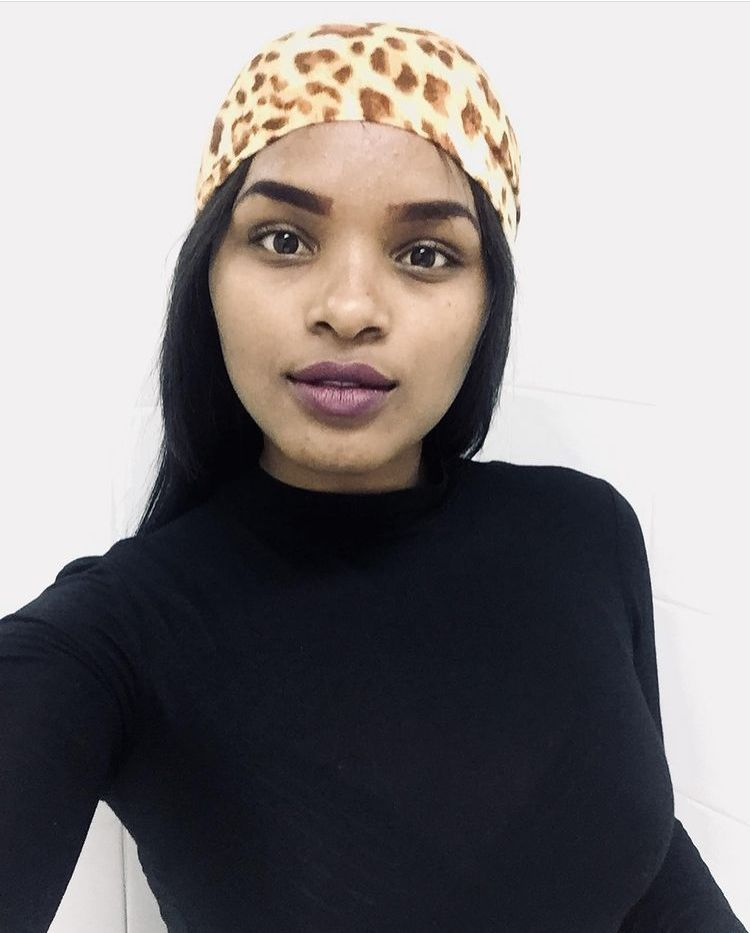
#> input picture Leeuw.JPG, 750 x 933 px, found by its file name
$ jupyter execute 'Convolutions .ipynb'   (shell and % lines are left out)
#> lines starting #> are read from the running program, lines starting #| are printed output that depends on the picture; after the words box and inside, x2 and y2 are one past the last pixel; in counts of white or black regions, pixels touching at a corner belong together
### Michelle Leeuw

I had fun recreating one of the hands-on lab sessions of IBM:MLO120EN DEEP LEARNING WITH TENSORFLOW Course. Can be accessed through Cognitive Class.

### Understanding and coding with Python

###### Covolution: 1D operation with Python (Numpy\Scipy)

<h4>Mathematical notation</h4>
In this first example, we will use the pure mathematical notation. Here we have a one dimensional convolution operation. Lets say h is our image and x is our kernel:

x\[i] = { 3, 4, 5 }\
h\[i] = { 2, 1, 0 }

where i = index

To use the convolution operation between the two arrays try the code below to see how easy it is to do in Python.

[cell 1]
import numpy as np

h = [2, 1, 0]
x = [3, 4, 5]

y = np.convolve(x,h)

sliding x window over h:

<ul>
    <li>6  = 2 * 3 :
        $
        \begin{bmatrix}
             3 & 4 & 5 \\\\
        \end{bmatrix}
        \\\\
        \begin{bmatrix}
             2 & 0 & 0 \\\\
        \end{bmatrix}
        $
    </li>
    <li>11 = 1 * 3 + 2 * 4 :
        $
        \begin{bmatrix}
             3 & 4 & 5 \\\\
        \end{bmatrix}
        \\\\
        \begin{bmatrix}
             1 & 2 & 0 \\\\
        \end{bmatrix}
        $
    </li>
    <li>14 = 0 * 3 + 1 * 4 + 2 * 5 :
        $
        \begin{bmatrix}
             3 & 4 & 5 \\\\
        \end{bmatrix}
        \\\\
        \begin{bmatrix}
             0 & 1 & 2 \\\\
        \end{bmatrix}
        $
    </li>
    <li>5  = 0 * 4 + 1 * 5 :
        $
        \begin{bmatrix}
             3 & 4 & 5 \\\\
        \end{bmatrix}
        \\\\
        \begin{bmatrix}
             0 & 0 & 1 \\\\
        \end{bmatrix}
        $
    </li>
    <li>0  = 0 * 5 :
        $
        \begin{bmatrix}
             3 & 4 & 5 \\\\
        \end{bmatrix}
        \\\\
        \begin{bmatrix}
             0 & 0 & 0 \\\\
        \end{bmatrix}
        $
    </li>
</ul>

[cell 2]
print("Compare with the following values from Python: y[0] = {0} ; y[1] = {1}; y[2] = {2}; y[3] = {3}; y[4] = {4}".format(y[0], y[1], y[2], y[3], y[4]))

There are three methods to apply kernel on the matrix, <b>with padding (full)</b>, <b>with padding(same)</b> and <b>without padding(valid)</b>:

</h3>1) Visually understanding the operation with padding (full)</h3>

Lets think of the kernel as a sliding window. We have to come with the solution of padding zeros on the input array. This is a very famous implementation and will be easier to show how it works with a simple example, consider this case:

x\[i] = \[6,2]\
h\[i] = \[1,2,5,4]

Using the zero padding, we can calculate the convolution.

You have to invert the filter x, otherwise the operation would be cross-correlation.
First step, (now with zero padding):

[cell 3]
x =[6, 2]
h = [1, 2, 5, 4]

y = np.convolve(x, h, "full") #
y

[cell 4]
x = [6, 2]
h = [1, 2, 5, 4]

y = np.convolve(x, h, "same")  # it is same as zero padding, but with returns an ouput with the same length as max of x or h
y

[cell 5]
import numpy as np

x = [6, 2]
h = [1, 2, 5, 4]

y = np.convolve(x, h, "valid")   # valid returns output of length max(x, h) - min(x, h) + 1, this is to ensure that values outside of the boundary of
                                # h will not be used in the calculation of the convolution
                                # in the next example we will understand why we used the argument valid
y

[cell 6]
import numpy as np
import matplotlib.pyplot as plt
from scipy import signal
from scipy import misc
from PIL import Image

im = Image.open("leeuw.jpg")  #used my own image
#> im is the input picture: PIL image 750x933 RGB; mean R, G, B 135.1, 130.7, 131.2

image_gr = im.convert('L')    # convert("L") translate color images into black and white
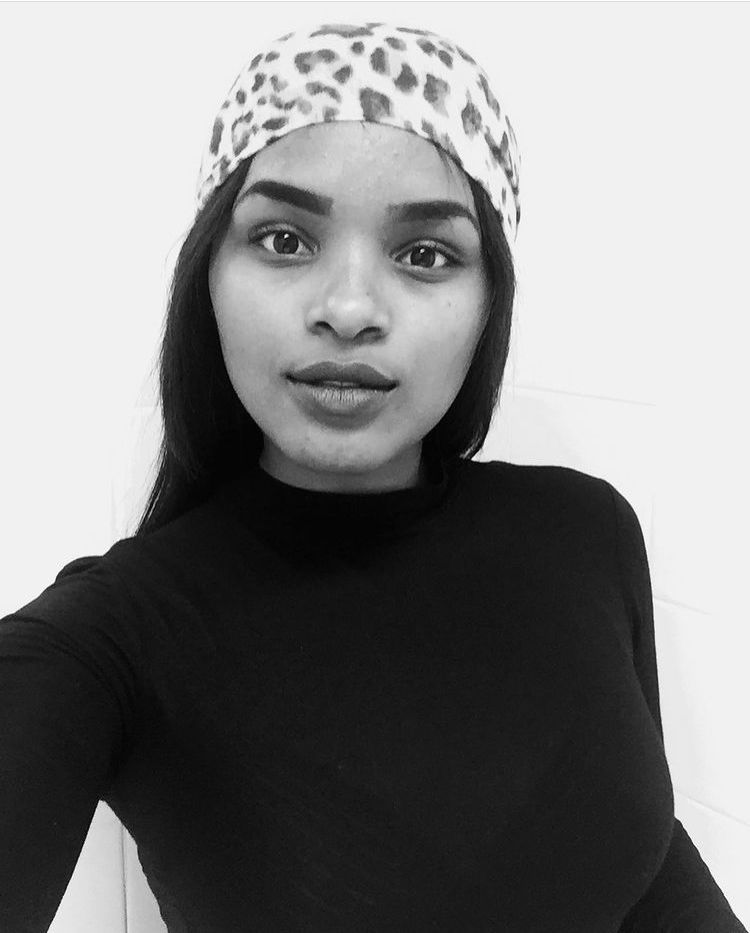
#> image_gr: PIL image 750x933 L; min 0, max 255, mean 132.1
                              # uses the ITU-R 601-2 Luma transform (there are several
                              # ways to convert an image to grey scale)

print('\n Original type: %r \n\n' % image_gr)
#|  Original type: <PIL.Image.Image image mode=L size=750x933 at 0x7F17D0BD58D0>

#convert image to a matrix with values from o to 255 (unit8)
arr = np.asarray(image_gr)
print("After converion to numerical representation: \n\n %r" % arr)
#> (printed output is left out)
####Activationg matplotlib for Ipython

### Plot image

imgplot = plt.imshow(arr)
imgplot.set_cmap("gray")  # you can experiment different colormaps(grey, winter, autumn)
print("\n Input image coverted to grey scale: \n")
plt.show(imgplot)

[cell 7]
kernel = np.array([[ 0, 1, 0],
                   [ 1,-4, 1],
                   [ 0, 1, 0],])

grad = signal.convolve2d(arr, kernel, mode='same', boundary='symm')
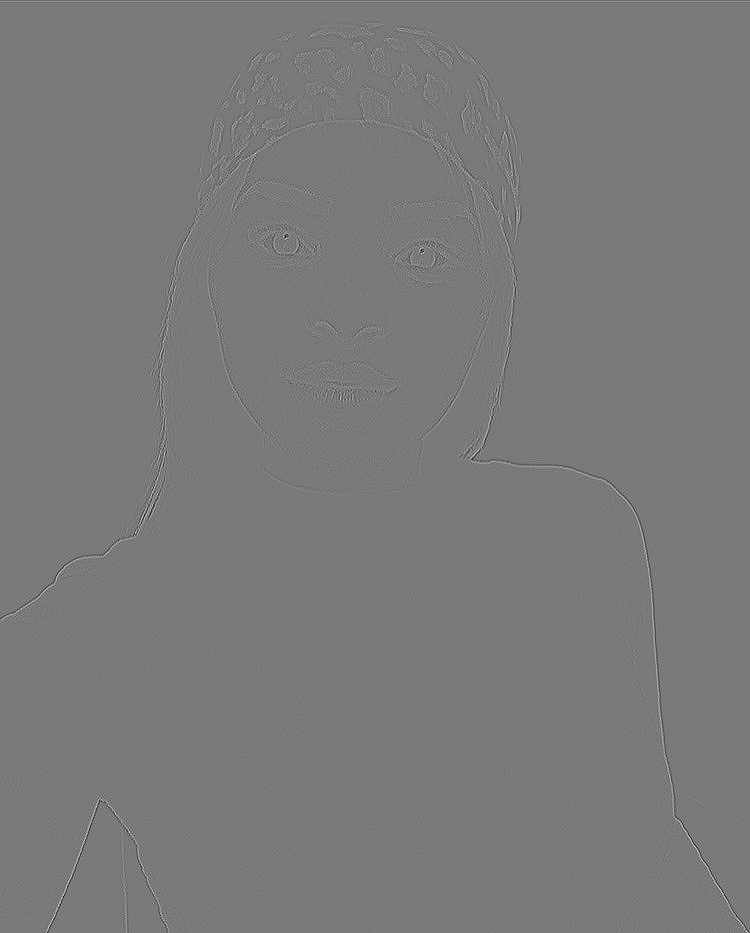
#> grad: shape (933, 750) int64; min -331, max 360, mean 0; drawn with min black and max white

[cell 8]
print('GRADIENT MAGNITUDE - Feature map')

fig, aux = plt.subplots(figsize=(10,10))
aux.imshow(np.absolute(grad), cmap = 'gray')
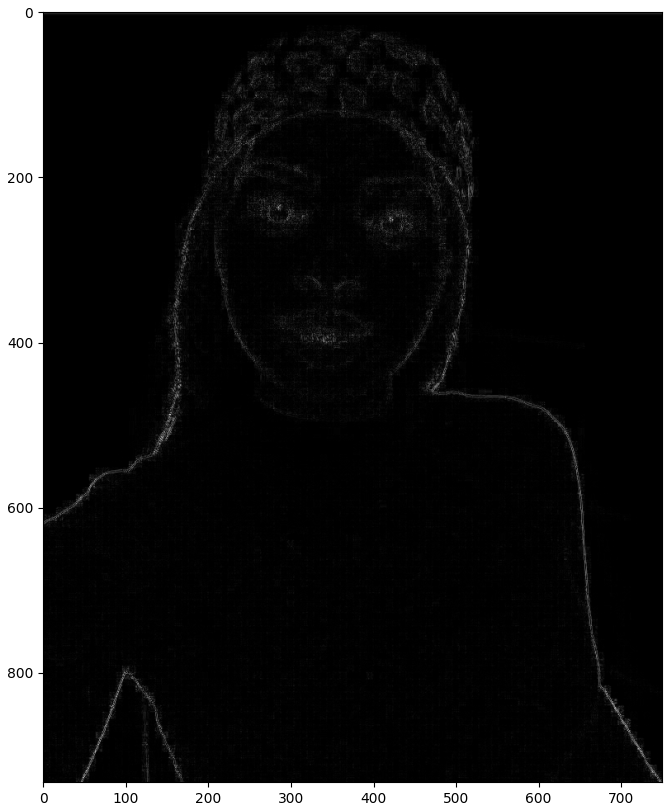
#> figure drawn by matplotlib, 1 panel

[cell 9]
type(grad)

grad_biases = np.absolute(grad) + 100
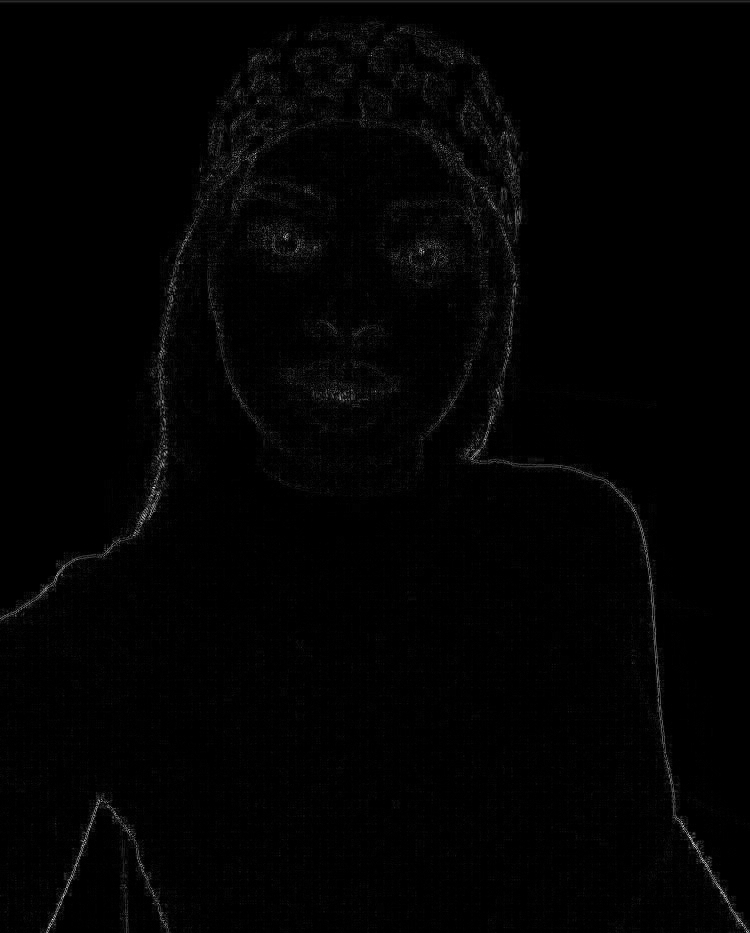
#> grad_biases: shape (933, 750) int64; min 100, max 460, mean 104.4; drawn with min black and max white

grad_biases[grad_biases > 255] = 255
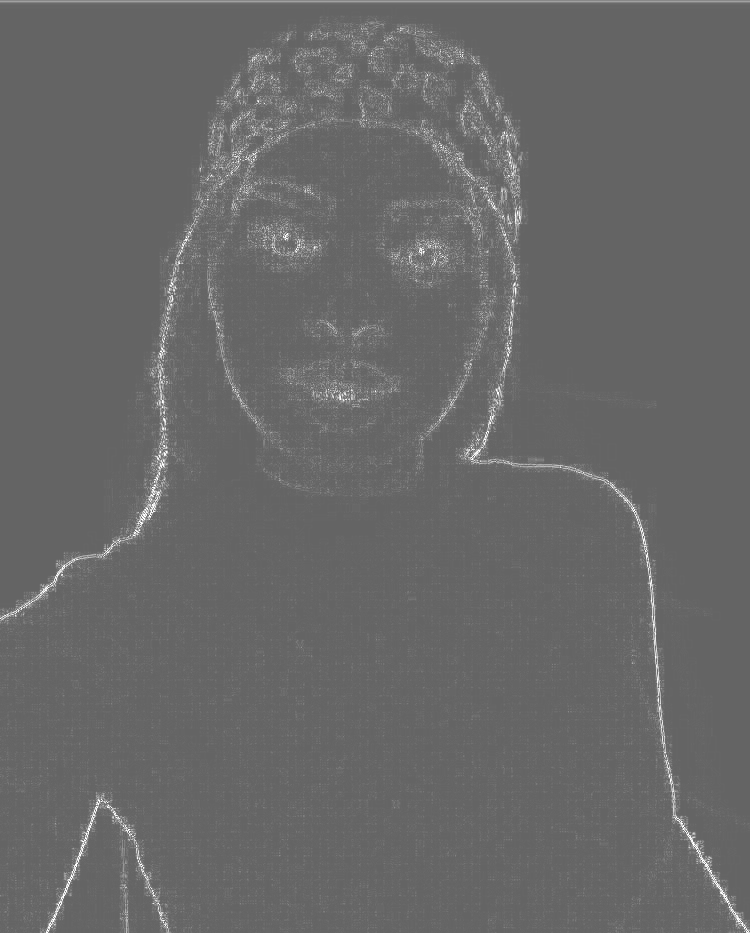
#> grad_biases: shape (933, 750) int64; 0.07% of pixels changed, all inside (x1, y1, x2, y2) = (0, 55, 749, 933)
